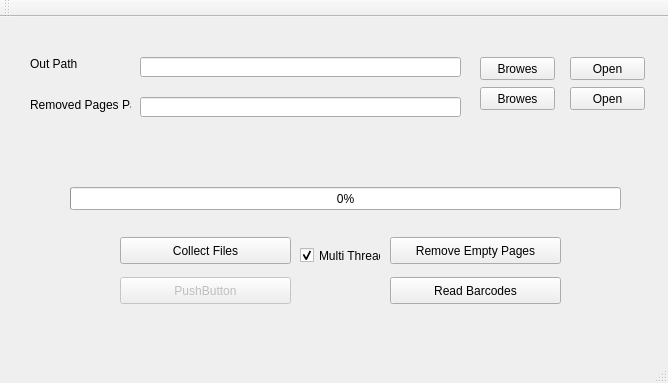
<?xml version="1.0" encoding="UTF-8"?>
<ui version="4.0">
 <class>MainWindow</class>
 <widget class="QMainWindow" name="MainWindow">
  <property name="enabled">
   <bool>true</bool>
  </property>
  <property name="geometry">
   <rect>
    <x>0</x>
    <y>0</y>
    <width>668</width>
    <height>383</height>
   </rect>
  </property>
  <property name="windowTitle">
   <string>MainWindow</string>
  </property>
  <widget class="QWidget" name="centralWidget">
   <widget class="QPushButton" name="pushButton">
    <property name="geometry">
     <rect>
      <x>120</x>
      <y>220</y>
      <width>171</width>
      <height>27</height>
     </rect>
    </property>
    <property name="text">
     <string>Collect Files</string>
    </property>
   </widget>
   <widget class="QProgressBar" name="progressBar">
    <property name="geometry">
     <rect>
      <x>70</x>
      <y>170</y>
      <width>551</width>
      <height>23</height>
     </rect>
    </property>
    <property name="value">
     <number>0</number>
    </property>
   </widget>
   <widget class="QPushButton" name="pushButton_2">
    <property name="geometry">
     <rect>
      <x>390</x>
      <y>220</y>
      <width>171</width>
      <height>27</height>
     </rect>
    </property>
    <property name="text">
     <string>Remove Empty Pages</string>
    </property>
   </widget>
   <widget class="QPushButton" name="pushButton_3">
    <property name="enabled">
     <bool>true</bool>
    </property>
    <property name="geometry">
     <rect>
      <x>390</x>
      <y>260</y>
      <width>171</width>
      <height>27</height>
     </rect>
    </property>
    <property name="text">
     <string>Read Barcodes</string>
    </property>
   </widget>
   <widget class="QLineEdit" name="lineEdit_out">
    <property name="geometry">
     <rect>
      <x>140</x>
      <y>40</y>
      <width>321</width>
      <height>20</height>
     </rect>
    </property>
   </widget>
   <widget class="QLineEdit" name="lineEdit_removed">
    <property name="geometry">
     <rect>
      <x>140</x>
      <y>80</y>
      <width>321</width>
      <height>20</height>
     </rect>
    </property>
   </widget>
   <widget class="QLabel" name="label">
    <property name="geometry">
     <rect>
      <x>30</x>
      <y>40</y>
      <width>47</width>
      <height>13</height>
     </rect>
    </property>
    <property name="text">
     <string>Out Path</string>
    </property>
   </widget>
   <widget class="QLabel" name="label_3">
    <property name="geometry">
     <rect>
      <x>30</x>
      <y>80</y>
      <width>101</width>
      <height>16</height>
     </rect>
    </property>
    <property name="text">
     <string>Removed Pages Path</string>
    </property>
   </widget>
   <widget class="QPushButton" name="pushButton_out">
    <property name="geometry">
     <rect>
      <x>480</x>
      <y>40</y>
      <width>75</width>
      <height>23</height>
     </rect>
    </property>
    <property name="text">
     <string>Browes</string>
    </property>
   </widget>
   <widget class="QPushButton" name="pushButton_removed">
    <property name="geometry">
     <rect>
      <x>480</x>
      <y>70</y>
      <width>75</width>
      <height>23</height>
     </rect>
    </property>
    <property name="text">
     <string>Browes</string>
    </property>
   </widget>
   <widget class="QCheckBox" name="checkBoxMultiThread">
    <property name="geometry">
     <rect>
      <x>300</x>
      <y>230</y>
      <width>81</width>
      <height>17</height>
     </rect>
    </property>
    <property name="text">
     <string>Multi Thread</string>
    </property>
    <property name="checked">
     <bool>true</bool>
    </property>
   </widget>
   <widget class="QPushButton" name="pushButton_select_roi">
    <property name="enabled">
     <bool>false</bool>
    </property>
    <property name="geometry">
     <rect>
      <x>120</x>
      <y>260</y>
      <width>171</width>
      <height>27</height>
     </rect>
    </property>
    <property name="text">
     <string>PushButton</string>
    </property>
   </widget>
   <widget class="QPushButton" name="pushButton_open_out">
    <property name="geometry">
     <rect>
      <x>570</x>
      <y>40</y>
      <width>75</width>
      <height>23</height>
     </rect>
    </property>
    <property name="text">
     <string>Open</string>
    </property>
   </widget>
   <widget class="QPushButton" name="pushButton_open_remove">
    <property name="geometry">
     <rect>
      <x>570</x>
      <y>70</y>
      <width>75</width>
      <height>23</height>
     </rect>
    </property>
    <property name="text">
     <string>Open</string>
    </property>
   </widget>
  </widget>
  <widget class="QMenuBar" name="menuBar">
   <property name="geometry">
    <rect>
     <x>0</x>
     <y>0</y>
     <width>668</width>
     <height>21</height>
    </rect>
   </property>
  </widget>
  <widget class="QToolBar" name="mainToolBar">
   <attribute name="toolBarArea">
    <enum>TopToolBarArea</enum>
   </attribute>
   <attribute name="toolBarBreak">
    <bool>false</bool>
   </attribute>
  </widget>
  <widget class="QStatusBar" name="statusBar"/>
 </widget>
 <layoutdefault spacing="6" margin="11"/>
 <resources/>
 <connections/>
</ui>
